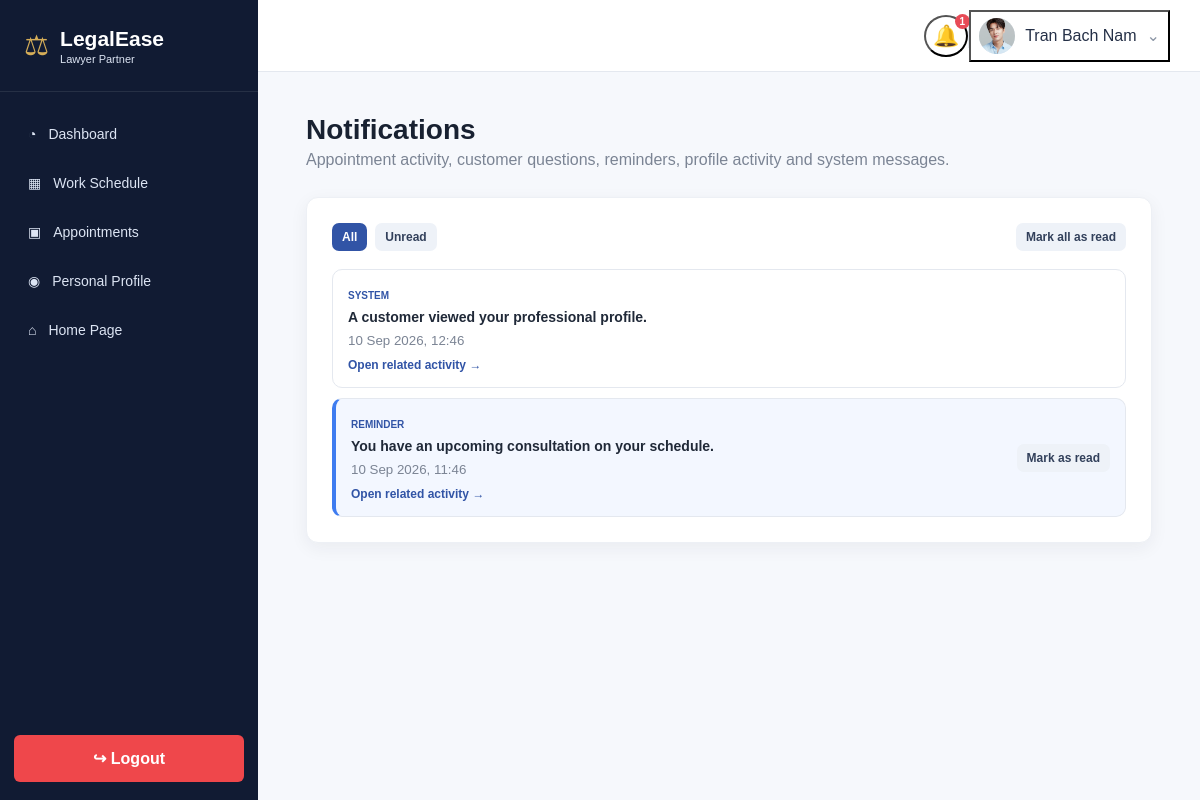
The app's page /lawyer/notifications.php (signed in) with its own data.
### tables this page shows
CREATE TABLE lawyer_profiles (
 id INT AUTO_INCREMENT PRIMARY KEY,user_id INT NOT NULL UNIQUE,full_name VARCHAR(150) NOT NULL,phone VARCHAR(30) DEFAULT '',experience_years INT NOT NULL DEFAULT 0,bio TEXT,
 office_address VARCHAR(255) DEFAULT '',location_id INT NULL,is_verified TINYINT(1) NOT NULL DEFAULT 0,rating DECIMAL(2,1) NOT NULL DEFAULT 0.0,
 consultation_fee DECIMAL(10,2) NOT NULL DEFAULT 500000,avatar_file VARCHAR(255) DEFAULT '',created_at DATETIME NOT NULL DEFAULT CURRENT_TIMESTAMP,
 CONSTRAINT fk_lawyer_user FOREIGN KEY(user_id) REFERENCES users(id) ON DELETE CASCADE,
 CONSTRAINT fk_lawyer_location FOREIGN KEY(location_id) REFERENCES locations(id) ON DELETE SET NULL
);

CREATE TABLE notifications (
 id INT AUTO_INCREMENT PRIMARY KEY,user_id INT NOT NULL,message TEXT NOT NULL,type ENUM('System','Email','Reminder') NOT NULL DEFAULT 'System',link_url VARCHAR(255) NULL,is_read TINYINT(1) NOT NULL DEFAULT 0,created_at DATETIME NOT NULL DEFAULT CURRENT_TIMESTAMP,
 CONSTRAINT fk_notification_user FOREIGN KEY(user_id) REFERENCES users(id) ON DELETE CASCADE
);

### includes/bootstrap.php (called while the page is built, shortened)
<?php
function e(?string $value): string {
    return htmlspecialchars((string)$value, ENT_QUOTES, 'UTF-8');
}
function avatar_url(?string $stored): string {
    $stored=trim((string)$stored);
    return app_base_url().'/'.ltrim($stored, '/');
}
function app_base_url(): string {
    return '/LegalEase_eProject';
}

### lawyer/notifications.php (the view, shortened to what this page needs)
<?php
require_once __DIR__.'/../includes/lawyer_layout.php';
$uid=(int)user()['id'];
$filter=($_GET['filter']??'all')==='unread'?'unread':'all';
$cond=$filter==='unread'?' AND is_read=0':'';
$page=max(1, (int)($_GET['page']??1));
$per=10;
$c=$pdo->prepare('SELECT COUNT(*) FROM notifications WHERE user_id=?'.$cond);
$c->execute([$uid]);
$total=(int)$c->fetchColumn();
$pages=max(1, (int)ceil($total/$per));
$offset=($page-1)*$per;
$sql='SELECT * FROM notifications WHERE user_id=?'.$cond.' ORDER BY created_at DESC LIMIT '.$per.' OFFSET '.$offset;
$q=$pdo->prepare($sql);
$q->execute([$uid]);
$rows=$q->fetchAll();
lawyer_shell_start('Notifications', 'Appointment activity, customer questions, reminders, profile activity and system messages.');
?>
<div class="card">
<div class="card-header">
<div class="notification-page-tabs">
<a class="btn btn-light btn-sm <?=$filter==='all'?'active-tab':''?>" href="?filter=all">All</a>
<a class="btn btn-light btn-sm <?=$filter==='unread'?'active-tab':''?>" href="?filter=unread">Unread</a>
</div>
<form method="post"><?=csrf_field()?><input type="hidden" name="action" value="all">
<button class="btn btn-light btn-sm">Mark all as read</button>
</form>
</div>
<div class="notification-page-list"><?php
if(!$rows):?><div class="empty">No <?=$filter==='unread'?'unread ':''?>notifications.</div><?php
else:foreach($rows as $r):?><article class="notification-page-item <?=$r['is_read']?'':'unread'?>">
<a class="notification-main-link" href="/LegalEase_eProject/lawyer/notification_open.php?id=<?=(int)$r['id']?>">
<span class="notification-type"><?=e($r['type'])?></span>
<h3><?=e($r['message'])?></h3>
<small><?=e(date('d M Y, H:i', strtotime($r['created_at'])))?></small><?php
if(!empty($r['link_url'])):?><span class="notification-go">Open related activity →</span><?php
endif?></a><?php
if(!$r['is_read']):?><form method="post"><?=csrf_field()?><input type="hidden" name="action" value="one">
<button class="btn btn-light btn-sm">Mark as read</button>
</form><?php
endif?></article><?php
endforeach;
endif?></div><?=paginate($total, $page, $per, '/LegalEase_eProject/lawyer/notifications.php?filter='.urlencode($filter))?></div>
<?php
lawyer_shell_end();
?>

### includes/lawyer_layout.php (shortened to what this page needs)
<?php
require_once __DIR__ . '/bootstrap.php';
function lawyer_shell_start(string $title, string $subtitle=''):void {
    $current=basename($_SERVER['PHP_SELF']);
    $uid=(int)(user()['id']??0);
    global $pdo;
    $profile=null;
    $n=0;
    if($uid) {
        $s=$pdo->prepare('SELECT id,message,type,link_url,is_read,created_at FROM notifications WHERE user_id=? ORDER BY created_at DESC LIMIT 30');
        $s->execute([$uid]);
        $notifications=$s->fetchAll();
        foreach($notifications as $x)if(!$x['is_read'])$n++;
        $p=$pdo->prepare('SELECT lp.id,lp.avatar_file,lp.full_name,lp.is_verified,u.email FROM lawyer_profiles lp JOIN users u ON u.id=lp.user_id WHERE lp.user_id=?');
        $p->execute([$uid]);
        $profile=$p->fetch();
    }
    $links=[['dashboard.php', '◔', 'Dashboard', ['dashboard.php']], ['schedule.php', '▦', 'Work Schedule', ['schedule.php']], ['appointments.php', '▣', 'Appointments', ['appointments.php', 'appointment.php', 'appointment_detail.php']], ['profile.php', '◉', 'Personal Profile', ['profile.php', 'license.php', 'verification.php']],];
    $avatar=avatar_url($profile['avatar_file']??'');
    $cssVer=@filemtime(__DIR__.'/../assets/css/lawyer.css')?:time();
    echo '<!doctype html><html lang="en"><head><meta charset="utf-8"><meta name="viewport" content="width=device-width,initial-scale=1"><title>'.e($title).' | LegalEase</title><link rel="stylesheet" href="/LegalEase_eProject/assets/css/lawyer.css?v='.$cssVer.'"></head><body>';
    echo '<div class="lawyer-layout"><aside class="sidebar"><div class="brand"><div class="brand-mark">⚖</div><div><strong>LegalEase</strong><span>Lawyer Partner</span></div></div><nav class="sidebar-nav">';
    foreach($links as [$url, $icon, $label, $pages]) {
        $active=in_array($current, $pages, true)?'active':'';
        echo '<a class="'.$active.'" href="'.$url.'"><span>'.$icon.'</span>'.e($label).'</a>';
    }
    echo '<a href="/LegalEase_eProject/index.php"><span>⌂</span> Home Page</a></nav><a class="logout-btn" href="/LegalEase_eProject/logout.php">↪ Logout</a></aside>';
    echo '<section class="content-shell"><header class="topbar"><div></div><div class="topbar-actions">';
    echo '<div class="topbar-menu"><button type="button" class="icon-button" data-menu="notificationMenu" aria-label="Notifications">🔔'.($n?'<b>'.$n.'</b>':'').'</button><div class="dropdown-panel notification-panel" id="notificationMenu"><div class="dropdown-title"><strong>Notifications</strong><span>'.$n.' unread</span></div><div class="notification-filter-tabs"><button type="button" class="note-filter active" data-note-filter="all">All</button><button type="button" class="note-filter" data-note-filter="unread">Unread</button></div><div class="notification-scroll">';
    echo '</div><a class="notification-view-all" href="/LegalEase_eProject/lawyer/notifications.php">View all notifications</a></div></div><span class="topbar-divider"></span>';
    echo '<div class="topbar-menu profile-menu-wrap"><button type="button" class="profile-trigger" data-menu="profileMenu">'.'<img src="'.e($avatar).'" alt="Profile">'.'<span>'.e($profile['full_name']??user()['name']??'Lawyer').'</span><span class="chevron">⌄</span></button><div class="dropdown-panel profile-dropdown" id="profileMenu"><div class="profile-dropdown-head">'.'<img src="'.e($avatar).'" alt="Profile">'.'<div><strong>'.e($profile['full_name']??'Lawyer').'</strong><small>'.e($profile['email']??'').'</small><span class="verification-pill">'.(!empty($profile['is_verified'])?'Verified':'Verification pending').'</span></div></div><a href="/LegalEase_eProject/lawyer/profile.php">Manage profile</a><a href="/LegalEase_eProject/lawyer/notifications.php">Notifications</a><a href="/LegalEase_eProject/logout.php">Logout</a></div></div></div></header><main class="main-content">';
    echo '<h1 class="page-title">'.e($title).'</h1>'.($subtitle?'<p class="page-subtitle">'.e($subtitle).'</p>':'');
}
function lawyer_shell_end():void {
    echo '</main></section></div><div class="confirm-modal-backdrop" id="confirmBackdrop"><div class="confirm-modal"><h3>Confirm action</h3><p id="confirmMessage">Are you sure you want to continue?</p><div class="confirm-modal-actions"><button type="button" class="btn btn-light" id="confirmNo">Go back</button><button type="button" class="btn btn-danger" id="confirmYes">Continue</button></div></div></div><script>(function(){document.addEventListener("click",function(e){const btn=e.target.closest("[data-menu]");document.querySelectorAll(".dropdown-panel.open").forEach(p=>{if(!btn||p.id!==btn.dataset.menu)p.classList.remove("open")});if(btn){e.preventDefault();e.stopPropagation();const p=document.getElementById(btn.dataset.menu);if(p)p.classList.toggle("open")}});document.querySelectorAll("[data-note-filter]").forEach(btn=>btn.addEventListener("click",e=>{e.stopPropagation();document.querySelectorAll("[data-note-filter]").forEach(x=>x.classList.remove("active"));btn.classList.add("active");const mode=btn.dataset.noteFilter;document.querySelectorAll("#notificationMenu [data-note-state]").forEach(x=>x.style.display=(mode==="all"||x.dataset.noteState==="unread")?"flex":"none")}));let pending=null,pendingSubmitter=null;const b=document.getElementById("confirmBackdrop"),m=document.getElementById("confirmMessage"),y=document.getElementById("confirmYes"),n=document.getElementById("confirmNo");document.addEventListener("submit",function(e){const t=e.submitter,msg=(t&&t.dataset.confirm)||e.target.dataset.confirm;if(!msg||e.target.dataset.confirmed==="1")return;e.preventDefault();pending=e.target;pendingSubmitter=t||null;m.textContent=msg;b.classList.add("open")});document.addEventListener("click",function(e){const a=e.target.closest("a[data-confirm]");if(!a)return;e.preventDefault();pending=a;pendingSubmitter=null;m.textContent=a.dataset.confirm;b.classList.add("open")});y.onclick=()=>{b.classList.remove("open");if(!pending)return;if(pending.tagName==="FORM"){pending.dataset.confirmed="1";pending.requestSubmit(pendingSubmitter)}else if(pending.href)location.href=pending.href;pending=null;pendingSubmitter=null};n.onclick=()=>{b.classList.remove("open");pending=null;pendingSubmitter=null};})();</script></body></html>';
}?>

### assets/css/lawyer.css (style rules this page uses)
:root { --navy: #111b33; --navy-2: #1f3156; --primary: #3154a6; --primary-2: #3e7cf0; --bg: #f6f8fc; --text: #202938; --muted: #7b8494; --border: #e4e8ef; --success: #1f9d72; --warning: #d59a10; --danger: #c85a63; --info: #3e7cf0; --white: #ffffff; }
* { box-sizing: border-box; }
html, body { margin: 0; min-height: 100%; }
body { font-family: Arial, Helvetica, sans-serif; background: var(--bg); color: var(--text); }
a { color: inherit; }
button, input, select, textarea { font: inherit; }
.lawyer-layout { min-height: 100vh; display: flex; }
.sidebar { width: 258px; min-height: 100vh; background: var(--navy); color: #dce4f3; position: fixed; inset: 0 auto 0 0; display: flex; flex-direction: column; z-index: 20; }
.brand { height: 92px; padding: 22px 24px; display: flex; align-items: center; gap: 11px; border-bottom: 1px solid rgba(255,255,255,.09); }
.brand-mark { font-size: 28px; color: #d5ad58; }
.brand strong { display: block; color: white; font-size: 21px; }
.brand span { display: block; font-size: 11px; margin-top: 2px; }
.sidebar-nav { padding: 20px 12px; display: grid; gap: 5px; }
.sidebar-nav a { text-decoration: none; padding: 14px 16px; border-radius: 7px; display: flex; align-items: center; gap: 12px; font-size: 14px; transition: .2s; }
.logout-btn { margin: auto 14px 18px; padding: 14px; text-align: center; text-decoration: none; color: white; border-radius: 6px; background: #ef474b; font-weight: 700; }
.content-shell { margin-left: 258px; width: calc(100% - 258px); min-height: 100vh; }
.topbar { height: 72px; background: white; border-bottom: 1px solid var(--border); display: flex; align-items: center; justify-content: space-between; padding: 0 30px; position: sticky; top: 0; z-index: 10; }
.main-content { padding: 42px 48px 60px; max-width: 1500px; margin: 0 auto; }
.page-title { margin: 0 0 5px; font-size: 28px; color: #182131; }
.page-subtitle { color: var(--muted); margin: 0 0 28px; }
.stat-card, .card { background: white; border: 1px solid #edf0f5; border-radius: 12px; box-shadow: 0 5px 18px rgba(28,39,56,.06); }
.card { padding: 25px; margin-bottom: 22px; }
.card-header { display: flex; justify-content: space-between; align-items: center; gap: 15px; margin-bottom: 18px; }
.btn { display: inline-flex; align-items: center; justify-content: center; gap: 7px; text-decoration: none; border: 0; border-radius: 7px; padding: 11px 16px; cursor: pointer; font-weight: 700; }
.btn-light { background: #eef2f8; color: #32405b; }
.btn-sm { padding: 7px 10px; font-size: 12px; }
.topbar-actions { display:flex; align-items:center }
.topbar-menu { position:relative }
.icon-button { position:relative; background:transparent; color:#24324b; padding:7px; border-radius:50%; font-size:21px }
.icon-button b { position:absolute; top:-3px; right:-4px; background:#e84b57; color:white; font-size:10px; border-radius:999px; padding:2px 5px }
.profile-trigger { display:flex; align-items:center; gap:10px; background:transparent; color:#253047; padding:6px 8px }
.profile-trigger img,.mini-avatar-fallback { width:36px; height:36px; border-radius:50%; object-fit:cover; display:grid; place-items:center; background:#e9eef7 }
.chevron { color:#8b95a5 }
.notification-page-list { display:grid; gap:10px }
.notification-page-item { display:flex; justify-content:space-between; gap:20px; align-items:center; border:1px solid var(--border); border-radius:10px; padding:15px }
.notification-page-item.unread { background:#f3f7ff; border-left:4px solid var(--primary-2) }
.notification-page-item h3 { font-size:14px; margin:6px 0 }
.notification-page-item small { color:var(--muted) }
.notification-type { font-size:10px; text-transform:uppercase; font-weight:800; color:var(--primary) }
.btn,button,.sidebar-nav a,.logout-btn,.dropdown-panel a { transition:transform .18s ease,filter .18s ease,background-color .18s ease,box-shadow .18s ease }
.notification-page-tabs { display:flex; gap:8px }
.active-tab { background:#3154a6!important; color:#fff!important }
.notification-page-item { align-items:center }
.notification-main-link { display:block; flex:1; text-decoration:none; color:inherit }
.notification-go { display:block; margin-top:9px; color:#3154a6; font-size:12px; font-weight:800 }

### records on screen
lawyer_profiles: avatar_file (picture), full_name "Tran Bach Nam"
notifications: type "SYSTEM", message "A customer viewed your professional profile.", created_at "10 Sep 2026, 12:46", shows "Open related activity →"
notifications: type "REMINDER", message "You have an upcoming consultation on your schedule.", created_at "10 Sep 2026, 11:46", shows "Open related activity →"

### other values on screen
$icon "◔"
$label "Dashboard"
$icon "▦"
$label "Work Schedule"
$icon "▣"
$label "Appointments"
$icon "◉"
$label "Personal Profile"
$n "1"
$title "Notifications"
$subtitle "Appointment activity, customer questions, reminders, profile activity and system messages."
